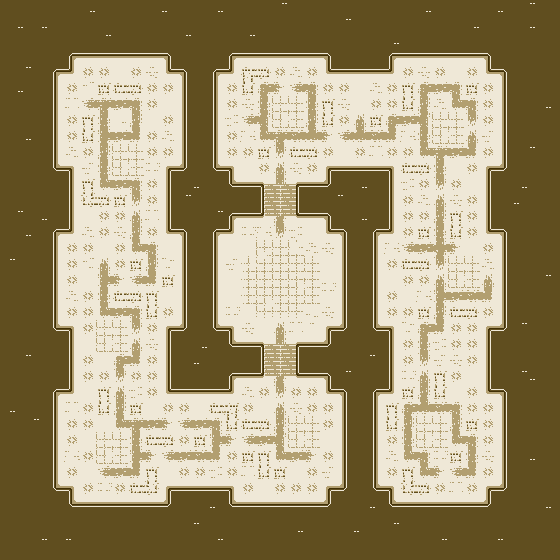

Rendered tile map (Tiled .tmx) drawn with the repository's tilesets; below, a short description and the map source with its tile grids summarised:
An orthogonal 70x70 tile map with 8x8 px tiles, 1 tile layer (ground_layer) and 670 objects (8x spawner_echo, 5x bomber_spawner, 2x spawner_alpha, 2x spawner_bravo, 2x spawner_charlie, ...).

<map version="2017.05.02" orientation="orthogonal" renderorder="left-down" width="70" height="70" tilewidth="8" tileheight="8" nextobjectid="5824">
 <tileset firstgid="1" source="../../../tilesets/sepia-tileset.tsx" />
 <layer name="ground_layer" width="70" height="70">
  <data>[4900 cells, 4900 non-empty, 175 distinct tile ids]</data>
 </layer>
 <objectgroup name="objects_layer">
  <object id="1412" name="player_respawn" x="248" y="272" width="16" height="16">
   <properties>
    <property name="prototype.code" value="PlayerRespawnMedium" />
   </properties>
  </object>
  <object id="4534" name="spawner_echo" x="592" y="240" width="16" height="16">
   <properties>
    <property name="prototype.code" value="AutoSpawnerMediumEcho" />
   </properties>
  </object>
  <object id="4535" name="spawner_echo" x="592" y="496" width="16" height="16">
   <properties>
    <property name="prototype.code" value="AutoSpawnerMediumEcho" />
   </properties>
  </object>
  <object id="4536" name="spawner_echo" x="592" y="112" width="16" height="16">
   <properties>
    <property name="prototype.code" value="AutoSpawnerMediumEcho" />
   </properties>
  </object>
  <object id="4537" name="spawner_echo" x="592" y="48" width="16" height="16">
   <properties>
    <property name="prototype.code" value="AutoSpawnerMediumEcho" />
   </properties>
  </object>
  <object id="4538" name="spawner_echo" x="592" y="432" width="16" height="16">
   <properties>
    <property name="prototype.code" value="AutoSpawnerMediumEcho" />
   </properties>
  </object>
  <object id="4539" name="spawner_echo" x="592" y="304" width="16" height="16">
   <properties>
    <property name="prototype.code" value="AutoSpawnerMediumEcho" />
   </properties>
  </object>
  <object id="4540" name="spawner_echo" x="592" y="176" width="16" height="16">
   <properties>
    <property name="prototype.code" value="AutoSpawnerMediumEcho" />
   </properties>
  </object>
  <object id="4541" name="spawner_echo" x="592" y="368" width="16" height="16">
   <properties>
    <property name="prototype.code" value="AutoSpawnerMediumEcho" />
   </properties>
  </object>
  <object id="4543" name="bomber_spawner" x="72" y="632" width="16" height="16">
   <properties>
    <property name="prototype.code" value="Bomber0UpSpawner" />
   </properties>
  </object>
  <object id="4680" x="288" y="48" width="8" height="8">
   <properties>
    <property name="prototype.code" value="AllVehicleBlockadeSmall" />
   </properties>
  </object>
  </objectgroup>
</map>
<!-- 659 of 670 objects omitted -->
